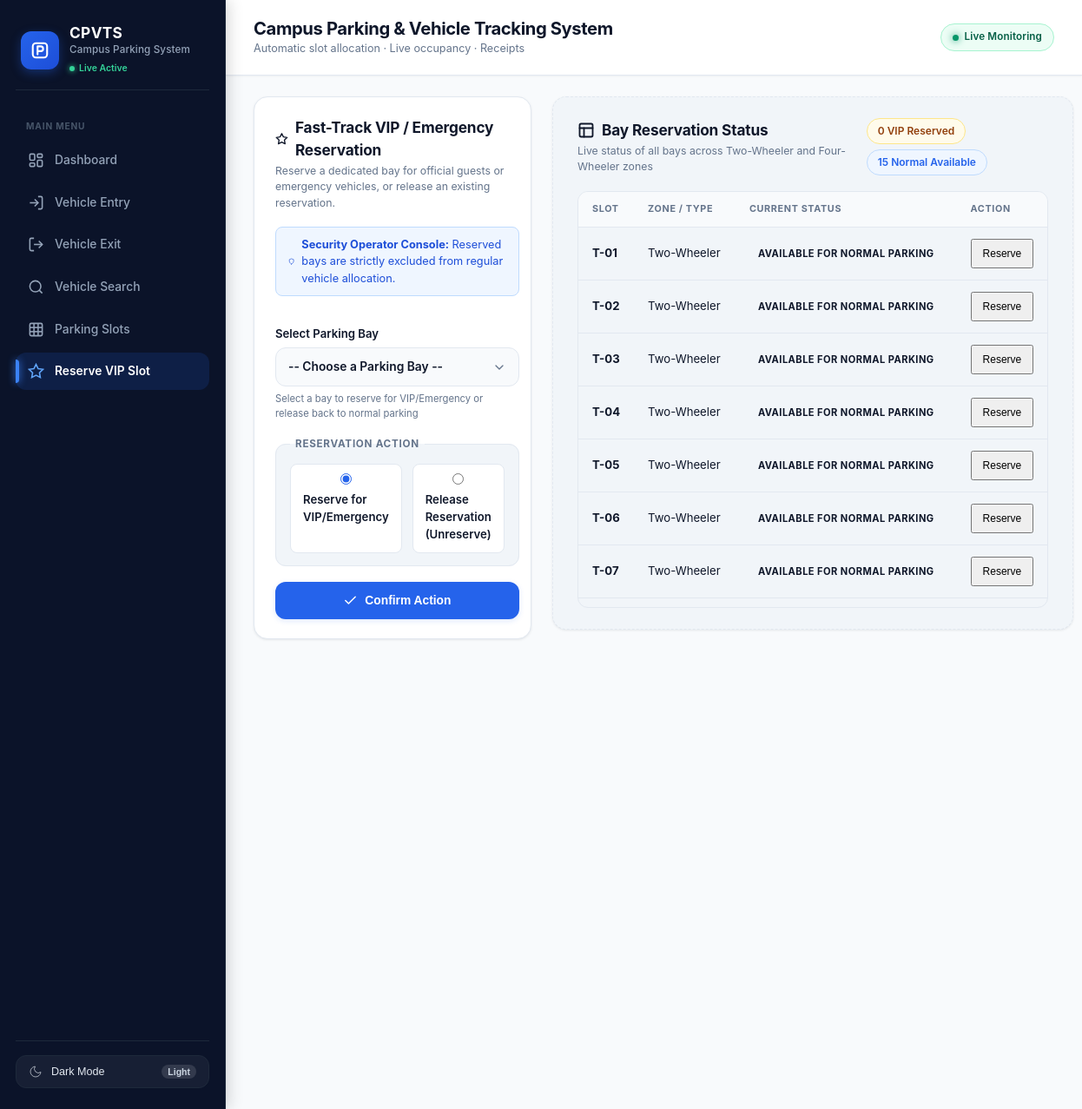
/reserve, run on the app's committed database.
### tables this page shows
CREATE TABLE PARKING_SLOTS (
                id INTEGER PRIMARY KEY AUTOINCREMENT,
                slot_id TEXT UNIQUE NOT NULL,
                zone TEXT NOT NULL,
                vehicle_type TEXT NOT NULL,
                status TEXT NOT NULL,
                vehicle_number TEXT,
                entry_time INTEGER,
                owner_category TEXT,
                is_reserved INTEGER DEFAULT 0
            );

### app.py (the view, shortened to what this page needs)
@app.route("/reserve", methods=["GET", "POST"])
def reserve_slot():
    try:
        dash_data = manager.dashboard()
    except Exception as exc:
        flash(user_message(exc), "error")
        dash_data = _empty_dashboard()
    return render_template(
        "reserve.html",
        page="reserve",
        dashboard=dash_data,
        selected_slot=request.args.get("slot_id", "").upper(),
    )

### database.py (called while the page is built)
def get_connection(db_path: Optional[str] = None) -> sqlite3.Connection:
    path = db_path or DB_PATH
    os.makedirs(os.path.dirname(path), exist_ok=True)
    conn = sqlite3.connect(path)
    conn.row_factory = sqlite3.Row
    conn.execute("PRAGMA foreign_keys = ON")
    return conn

def _row_to_slot(row: sqlite3.Row) -> ParkingSlot:
    has_is_reserved = "is_reserved" in row.keys()
    is_res = bool(row["is_reserved"]) if has_is_reserved else (row["status"] == "Reserved")
    return ParkingSlot(
        db_id=row["id"],
        slot_id=row["slot_id"],
        zone=row["zone"],
        vehicle_type=row["vehicle_type"],
        status=row["status"],
        vehicle_number=row["vehicle_number"],
        entry_time=row["entry_time"],
        owner_category=row["owner_category"],
        is_reserved=is_res,
    )

def _row_to_transaction(row: sqlite3.Row) -> ParkingTransaction:
    return ParkingTransaction(
        db_id=row["id"],
        vehicle_number=row["vehicle_number"],
        vehicle_type=row["vehicle_type"],
        owner_category=row["owner_category"],
        slot_id=row["slot_id"],
        entry_time=row["entry_time"],
        exit_time=row["exit_time"],
        duration=row["duration"],
        fee=row["fee"],
        parking_date=row["parking_date"],
        status=row["status"],
    )

def load_slots(db_path: Optional[str] = None) -> List[ParkingSlot]:
    conn = get_connection(db_path)
    try:
        rows = conn.execute(
            """
            SELECT * FROM PARKING_SLOTS
            ORDER BY CASE WHEN slot_id LIKE 'T-%' THEN 0 ELSE 1 END, slot_id
            """
        ).fetchall()
        return [_row_to_slot(r) for r in rows]
    except sqlite3.Error as exc:
        raise DatabaseError("Could not load parking slots.") from exc
    finally:
        conn.close()

def list_recent_transactions(limit: int = 20, db_path: Optional[str] = None) -> List[ParkingTransaction]:
    conn = get_connection(db_path)
    try:
        rows = conn.execute(
            """
            SELECT * FROM PARKING_TRANSACTIONS
            ORDER BY id DESC
            LIMIT ?
            """,
            (limit,),
        ).fetchall()
        return [_row_to_transaction(r) for r in rows]
    except sqlite3.Error as exc:
        raise DatabaseError("Could not load recent transactions.") from exc
    finally:
        conn.close()

### models.py (called while the page is built)
def format_hour(hour) -> str:
    return f"{int(hour):02d}:00"

    def is_reserved(self) -> bool:
        return self._is_reserved

### templates/reserve.html (shortened to what this page needs)
{% extends "base.html" %}
{% block content %}
<div class="split">
    <section class="panel form-panel">
        <div class="panel-head">
            <div>
                <h2>
                    <svg width="20" height="20" viewBox="0 0 24 24" fill="none" stroke="currentColor" stroke-width="2.2" stroke-linecap="round" stroke-linejoin="round">
                        <polygon points="12 2 15.09 8.26 22 9.27 17 14.14 18.18 21.02 12 17.77 5.82 21.02 7 14.14 2 9.27 8.91 8.26 12 2"></polygon>
                    </svg>
                    Fast-Track VIP / Emergency Reservation
                </h2>
                <p>Reserve a dedicated bay for official guests or emergency vehicles, or release an existing reservation.</p>
            </div>
        </div>
        <form method="post" action="{{ url_for('reserve_slot') }}" id="reserveForm" novalidate>
            <div class="security-banner" style="margin-bottom: 16px; padding: 10px 14px; background: var(--primary-light); border: 1px solid var(--primary-border); border-radius: 8px; font-size: 0.85rem; color: var(--primary-hover); display: flex; align-items: center; gap: 8px;">
                <svg width="18" height="18" viewBox="0 0 24 24" fill="none" stroke="currentColor" stroke-width="2" stroke-linecap="round" stroke-linejoin="round">
                    <path d="M12 22s8-4 8-10V5l-8-3-8 3v7c0 6 8 10 8 10z"></path>
                </svg>
                <span><strong>Security Operator Console:</strong> Reserved bays are strictly excluded from regular vehicle allocation.</span>
            </div>
            <label>
                <span>Select Parking Bay</span>
                <select name="slot_id" id="slot_id" required autofocus>
                    <option value="">-- Choose a Parking Bay --</option>
                </select>
                <span class="label-hint">Select a bay to reserve for VIP/Emergency or release back to normal parking</span>
            </label>
            <fieldset>
                <legend>Reservation Action</legend>
                <div class="segmented-group">
                    <label class="segmented-option">
                        <input type="radio" name="action" value="reserve" id="actionReserve" checked>
                        <span>Reserve for VIP/Emergency</span>
                    </label>
                    <label class="segmented-option">
                        <input type="radio" name="action" value="unreserve" id="actionUnreserve">
                        <span>Release Reservation (Unreserve)</span>
                    </label>
                </div>
            </fieldset>
            <button type="submit" class="btn primary" id="submitBtn">
                <svg width="18" height="18" viewBox="0 0 24 24" fill="none" stroke="currentColor" stroke-width="2.3" stroke-linecap="round" stroke-linejoin="round">
                    <polyline points="20 6 9 17 4 12"></polyline>
                </svg>
                Confirm Action
            </button>
        </form>
    </section>
    <section class="panel info-card">
        <div class="panel-head">
            <div>
                <h2>
                    <svg width="20" height="20" viewBox="0 0 24 24" fill="none" stroke="currentColor" stroke-width="2.2" stroke-linecap="round" stroke-linejoin="round">
                        <rect x="3" y="3" width="18" height="18" rx="2"></rect>
                        <path d="M3 9h18"></path>
                        <path d="M9 21V9"></path>
                    </svg>
                    Bay Reservation Status
                </h2>
                <p>Live status of all bays across Two-Wheeler and Four-Wheeler zones</p>
            </div>
            <div style="display: flex; gap: 6px; flex-wrap: wrap;">
                <span class="pill" style="background: var(--amber-soft); color: var(--amber-text); border: 1px solid var(--amber-border);">
                    {{ dashboard.reserved_slots }} VIP Reserved
                </span>
                <span class="pill">
                    {{ dashboard.available_slots }} Normal Available
                </span>
            </div>
        </div>
        <div class="table-wrap" style="max-height: 480px; overflow-y: auto;">
            <table class="data-table">
                <thead>
                    <tr>
                        <th>Slot</th>
                        <th>Zone / Type</th>
                        <th>Current Status</th>
                        <th>Action</th>
                    </tr>
                </thead>
                <tbody>
                    {% for s in dashboard.slots %}
                    <tr>
                        <td><strong>{{ s.slot_id }}</strong></td>
                        <td>{{ s.vehicle_type }}</td>
                        <td>
                            {% if s.status == 'Reserved' %}
                                <span class="status-chip gold">Reserved for VIP/Emergency</span>
                            {% elif s.status == 'Occupied' and s.is_reserved %}
                                <span class="status-chip occupied">Occupied VIP ({{ s.vehicle_number }})</span>
                            {% elif s.status == 'Occupied' %}
                                <span class="status-chip occupied">Occupied ({{ s.vehicle_number }})</span>
                            {% else %}
                                <span class="status-chip available">Available for normal parking</span>
                            {% endif %}
                        </td>
                        <td>
                            {% if s.status == 'Reserved' %}
                                <div style="display: flex; gap: 4px;">
                                    <a href="{{ url_for('entry', slot_id=s.slot_id, category='VIP/Emergency') }}" class="btn-sm btn-primary" style="text-decoration: none; padding: 4px 8px; font-size: 0.76rem;">
                                        Park VIP
                                    </a>
                                    <button type="button" class="btn-sm btn-secondary quick-slot-btn" data-slot="{{ s.slot_id }}" data-action="unreserve" style="padding: 4px 8px; font-size: 0.76rem;">
                                        Release
                                    </button>
                                </div>
                            {% elif s.status == 'Available' %}
                                <button type="button" class="btn-sm btn-primary quick-slot-btn" data-slot="{{ s.slot_id }}" data-action="reserve">
                                    Reserve
                                </button>
                            {% elif s.is_reserved %}
                                <span style="font-size: 0.8rem; color: var(--amber-text); font-weight: 600;">VIP In Use</span>
                            {% else %}
                                <span style="font-size: 0.8rem; color: var(--muted);">Occupied</span>
                            {% endif %}
                        </td>
                    </tr>
                    {% endfor %}
                </tbody>
            </table>
        </div>
    </section>
</div>
{% endblock %}

### templates/base.html (shortened to what this page needs)
<!DOCTYPE html>
<html lang="en">
<head>
    <link rel="stylesheet" href="{{ url_for('static', filename='css/style.css') }}">
</head>
<body>
    <div class="app-shell">
        <aside class="sidebar" id="sidebar">
            <div class="brand">
                <span class="brand-mark">
                    <svg width="22" height="22" viewBox="0 0 24 24" fill="none" stroke="currentColor" stroke-width="2.3" stroke-linecap="round" stroke-linejoin="round">
                        <rect x="3" y="3" width="18" height="18" rx="4"></rect>
                        <path d="M9 17V7h4a3 3 0 0 1 0 6H9"></path>
                    </svg>
                </span>
                <div>
                    <strong>CPVTS</strong>
                    <small>Campus Parking System</small>
                    <span class="brand-status-chip">Live Active</span>
                </div>
            </div>
            <nav class="nav">
                <span class="nav-category">Main Menu</span>
                <a class="{% if page == 'dashboard' %}active{% endif %}" href="{{ url_for('dashboard') }}">
                    <svg viewBox="0 0 24 24"><rect width="7" height="9" x="3" y="3" rx="1.5"/><rect width="7" height="5" x="14" y="3" rx="1.5"/><rect width="7" height="9" x="14" y="12" rx="1.5"/><rect width="7" height="5" x="3" y="16" rx="1.5"/></svg>
                    <span>Dashboard</span>
                </a>
                <a class="{% if page == 'entry' %}active{% endif %}" href="{{ url_for('entry') }}">
                    <svg viewBox="0 0 24 24"><path d="M15 3h4a2 2 0 0 1 2 2v14a2 2 0 0 1-2 2h-4"/><polyline points="10 17 15 12 10 7"/><line x1="15" x2="3" y1="12" y2="12"/></svg>
                    <span>Vehicle Entry</span>
                </a>
                <a class="{% if page == 'exit' %}active{% endif %}" href="{{ url_for('exit_vehicle') }}">
                    <svg viewBox="0 0 24 24"><path d="M9 21H5a2 2 0 0 1-2-2V5a2 2 0 0 1 2-2h4"/><polyline points="16 17 21 12 16 7"/><line x1="21" x2="9" y1="12" y2="12"/></svg>
                    <span>Vehicle Exit</span>
                </a>
                <a class="{% if page == 'search' %}active{% endif %}" href="{{ url_for('search') }}">
                    <svg viewBox="0 0 24 24"><circle cx="11" cy="11" r="8"/><line x1="21" x2="16.65" y1="21" y2="16.65"/></svg>
                    <span>Vehicle Search</span>
                </a>
                <a class="{% if page == 'slots' %}active{% endif %}" href="{{ url_for('slots_page') }}">
                    <svg viewBox="0 0 24 24"><rect x="3" y="3" width="18" height="18" rx="2"/><path d="M3 9h18"/><path d="M3 15h18"/><path d="M9 3v18"/><path d="M15 3v18"/></svg>
                    <span>Parking Slots</span>
                </a>
                <a class="{% if page == 'reserve' %}active{% endif %}" href="{{ url_for('reserve_slot') }}">
                    <svg viewBox="0 0 24 24"><polygon points="12 2 15.09 8.26 22 9.27 17 14.14 18.18 21.02 12 17.77 5.82 21.02 7 14.14 2 9.27 8.91 8.26 12 2"/></svg>
                    <span>Reserve VIP Slot</span>
                </a>
            </nav>
            <div class="sidebar-footer">
                <button type="button" class="theme-toggle" id="themeToggle" title="Switch Theme">
                    <span class="theme-toggle-left">
                        <span id="themeLabel">Toggle Theme</span>
                    </span>
                    <span class="theme-pill-badge" id="themeBadge">Theme</span>
                </button>
            </div>
        </aside>
        <div class="main">
            <header class="topbar">
                <div class="topbar-left">
                    <div>
                        <h1>Campus Parking &amp; Vehicle Tracking System</h1>
                        <p class="subtitle">Automatic slot allocation · Live occupancy · Receipts</p>
                    </div>
                </div>
                <div class="topbar-right">
                    <span class="live-badge">Live Monitoring</span>
                </div>
            </header>
            <main class="content">
                {% block content %}{% endblock %}
            </main>
        </div>
    </div>
</body>
</html>

### data on the page
PARKING_SLOTS: slot_id "T-01", vehicle_type "Two-Wheeler", status "AVAILABLE FOR NORMAL PARKING"
PARKING_SLOTS: slot_id "T-02", vehicle_type "Two-Wheeler", status "AVAILABLE FOR NORMAL PARKING"
PARKING_SLOTS: slot_id "T-03", vehicle_type "Two-Wheeler", status "AVAILABLE FOR NORMAL PARKING"
PARKING_SLOTS: slot_id "T-04", vehicle_type "Two-Wheeler", status "AVAILABLE FOR NORMAL PARKING"
PARKING_SLOTS: slot_id "T-05", vehicle_type "Two-Wheeler", status "AVAILABLE FOR NORMAL PARKING"
PARKING_SLOTS: slot_id "T-06", vehicle_type "Two-Wheeler", status "AVAILABLE FOR NORMAL PARKING"
PARKING_SLOTS: slot_id "T-07", vehicle_type "Two-Wheeler", status "AVAILABLE FOR NORMAL PARKING"

### other printed values
{{ dashboard.reserved_slots }} "0"
{{ dashboard.available_slots }} "15"
